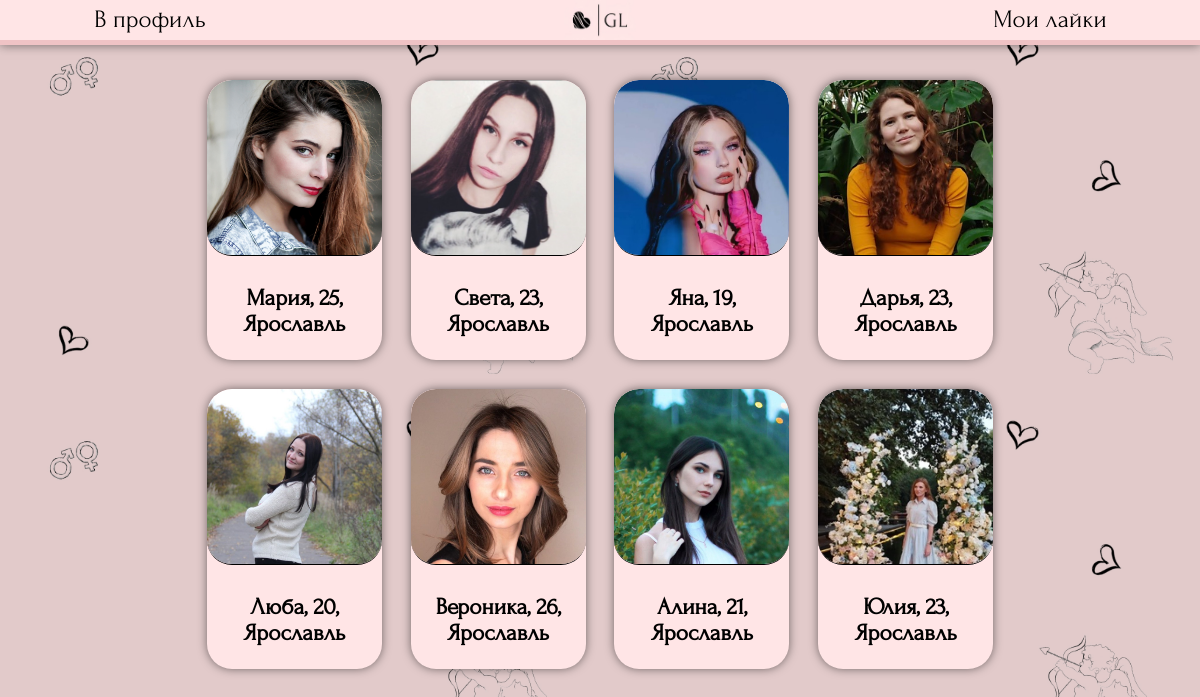
Screenshot of /searching/ (signed in) with the database file from the repository.
### searching/models.py (models this page shows, shortened)
class Profile(models.Model):
    genders = (
        ('Парень', 'Парень'),
        ('Девушка', 'Девушка')
    )
    point_of_searching_list = (
        ('Отношения', 'Отношения'),
        ('Свидания', 'Свидания'),
        ('Дружба', 'Дружба'),
        ('Общение', 'Общение'),
    )
    name = models.CharField ('Имя', max_length=50)
    avatar = models.ImageField ('Фото', upload_to='photos/users', default='photos/default_avatar.jpg')
    age = models.IntegerField("Возраст")
    gender = models.CharField ("Пол", choices=genders, max_length=30, default=genders[0])
    point_of_searching = models.CharField ("Цель знакомства", choices=point_of_searching_list, max_length=30, default=point_of_searching_list[0])
    city = models.CharField ('Город', max_length=100, default="Не указано")
    description = models.TextField ('О себе', max_length=300)
    social = models.CharField ('Ссылка на соцсеть', max_length=50, default='@name')
    user = models.OneToOneField(User, verbose_name='Автор анкеты', on_delete=models.CASCADE)
    age_search_min = models.IntegerField("Возраст поиска (от)", default=18)
    age_search_max = models.IntegerField("Возраст поиска (до)", default=100)
    class Meta:
        verbose_name = "Анкета"
        verbose_name_plural = "Анкеты"

### searching/views.py (the view)
# urls.py: path('', views.ProfileViewAllFiltered.as_view(), name='profiles'), #все профили с фильтром
class ProfileViewAllFiltered(View):
    def get(self, request):
        profiles = Profile.objects.all()
        reactions = Reactions.objects.all()
        pairs = NewPair.objects.all()
        profiles_i_liked = []
        for reaction in reactions:
            if reaction.like_sender == request.user:
                profiles_i_liked.append (reaction.like_receiver_profile)
        profiles_we_paired = []
        for pair in pairs:
            if pair.user1 == request.user:
                profiles_we_paired.append (pair.profile2)
            elif pair.user2 == request.user:
                profiles_we_paired.append (pair.profile1)
        unchecked_counter = countUnchecked(request)
        filterinfo = makefilters(request)
        if filterinfo == {}:
            return redirect ('myprofile')
        profiles_filtered = []
        for profile in profiles:
            searching_gender = 'Девушка'
            searching_city = filterinfo['city']
            user_profile = Profile.objects.get(pk=filterinfo['profileid'])
            if filterinfo['gender'] == 'Девушка':
                searching_gender = 'Парень'
            if (profile.gender == searching_gender and
                profile.city == searching_city and
                user_profile.age_search_min<=profile.age<=user_profile.age_search_max and
                not(profile in profiles_i_liked) and not (profile in profiles_we_paired)):
                profiles_filtered.append (profile)
        return render (request, 'searching/searching.html', {'profile_list': profiles_filtered, 'unchecked_counter': unchecked_counter})

### searching/views.py (called while the page is built)
def makefilters(request):
    try:
        profile = Profile.objects.get(user = User.objects.get(username = request.user.username))
        return {'profileid':profile.id,'city':profile.city, 'gender': profile.gender}
    except ObjectDoesNotExist:
        return {}

def countUnchecked(request):
    count = 0
    reactions = Reactions.objects.all()
    pairs = NewPair.objects.all()
    for reaction in reactions:
        if reaction.like_receiver == request.user and not(reaction.viewed):
            count +=1
    for pair in pairs:
        if pair.user1 == request.user and not (pair.viewed1):
            count +=1
        if pair.user2 == request.user and not (pair.viewed2):
            count +=1
    return count

### templates/searching/searching.html (shortened to what this page needs)
{% load static %}
<!DOCTYPE HTML>
<html>
	<head>
        <link rel="stylesheet" href="{% static 'css/searching.css' %}" type="text/css">
    </head>
    <body style="font-size: 20px;">
        <header>
            <button onclick="location.href='/searching/myprofile'">В профиль</button>
            <a class="logocontainer" href="{% url 'profiles' %}"><img class="mainlogo" src='{% static "css/bg_mini.jpg" %}' ></a>
            <button onclick="location.href='{% url 'reactions' %}'">Мои лайки{% if unchecked_counter > 0 %} - {{unchecked_counter}}{% endif %}</button>
        </header>
        <main>
            {% for profile in profile_list %}
            <div class="oneprofile" >
                <div class="profilephoto" >
                    <img src="{{profile.avatar.url}}">
                </div>
                <div class="profiletext" >
                    <a href="{% url 'oneprofile' profile.id %}"><h3>{{profile.name}}, {{profile.age}}, {{profile.city}}</h3></a>
                </div>
            </div>
            {% endfor %}
        </main>
    </body>
</html>

### static/css/searching.css (style rules this page uses)
* { margin: 0; padding: 0; }
html { font-family: "Forum-Regular"; }
body { display: block; background-image: url("darkhearts.jpg"); background-size: 50%; font-family: "Forum-Regular"; margin: 0; font-size: 20px; }
header { z-index: 1; width: 100%; display: flex; float: left; justify-content: space-between; align-items: center; position: fixed; background-color: #FFE5E6; box-shadow: 0px 0px 10px rgba(0, 0, 0, 0.5); border-bottom: 5px solid #EFC3C5; z-index: 1; }
header button { font-size: 25px; height: 30px; line-height: 30px; width: 25%; background-color: rgba(0, 0, 0, 0); border: none; cursor: pointer; }
main { display: flex; justify-content: center; flex-flow: row wrap; float: left; width: 80%; margin: 5.5% 10% 2% 10%; min-height: 94.5%; }
button { font-family: "Forum-Regular"; }
.oneprofile { display: flex; overflow: hidden; justify-content: center; width: 175px; height: 280px; margin: 1.5%; background-color: #FFE5E6; border-radius: 25px; flex-direction: column; box-shadow: 0px 0px 10px rgba(0, 0, 0, 0.5); }
.oneprofile img { margin: 0 auto; text-decoration:none; color: black; height: auto; width: 175px; height: 175px; object-fit: cover; border-radius: 25px; border-bottom: 1px solid; }
.oneprofile a { text-align: center; text-decoration:none; color: black; }
.profilephoto { width: 100%; }
.profiletext { display: flex; justify-content: center; align-items: center; height: 100%; }
.mainlogo { max-width: 100%; cursor: pointer; }
.logocontainer { max-width: 6%; display: flex; justify-self: center; }

### rows the page displays
Profile: avatar (picture), name "Мария", age "25", city "Ярославль"
Profile: avatar (picture), name "Света", age "23", city "Ярославль"
Profile: avatar (picture), name "Яна", age "19", city "Ярославль"
Profile: avatar (picture), name "Дарья", age "23", city "Ярославль"
Profile: avatar (picture), name "Люба", age "20", city "Ярославль"
Profile: avatar (picture), name "Вероника", age "26", city "Ярославль"
Profile: avatar (picture), name "Алина", age "21", city "Ярославль"
Profile: avatar (picture), name "Юлия", age "23", city "Ярославль"
